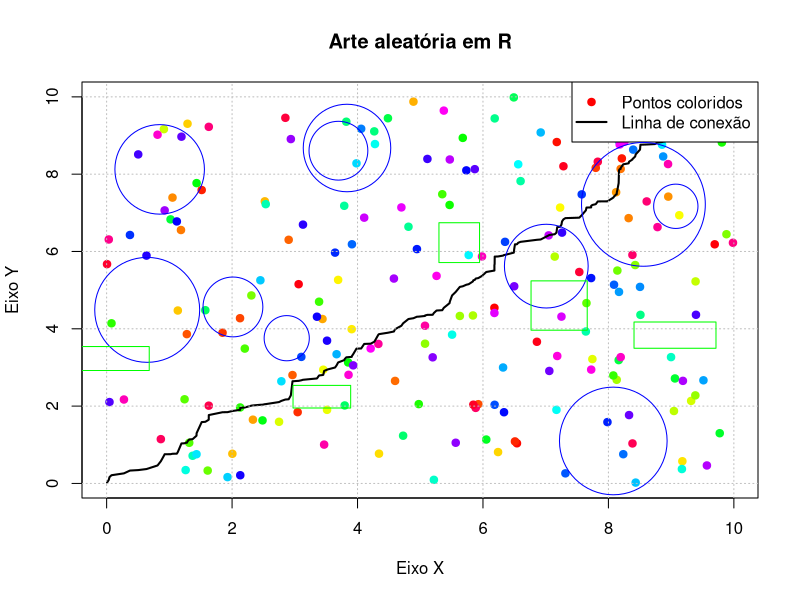

Generate this figure with R:
# Análise R

x <- runif(200, min = 0, max = 10)
y <- runif(200, min = 0, max = 10)

cores <- rainbow(200)

plot(x, y,
     col = cores,
     pch = 19,
     main = "Arte aleatória em R",
     xlab = "Eixo X",
     ylab = "Eixo Y")

lines(sort(x), sort(y), col = "black", lwd = 2)

grid(col = "gray", lty = "dotted")

legend("topright",
       legend = c("Pontos coloridos", "Linha de conexão"),
       col = c("red", "black"),
       pch = c(19, NA),
       lty = c(NA, 1),
       lwd = c(NA, 2))

symbols(runif(10, 0, 10), runif(10, 0, 10),
        circles = runif(10, 0.3, 1),
        inches = FALSE,
        add = TRUE,
        fg = "blue")

symbols(runif(5, 0, 10), runif(5, 0, 10),
        rectangles = matrix(runif(10, 0.5, 1.5), ncol = 2),
        inches = FALSE,
        add = TRUE,
        fg = "green")
